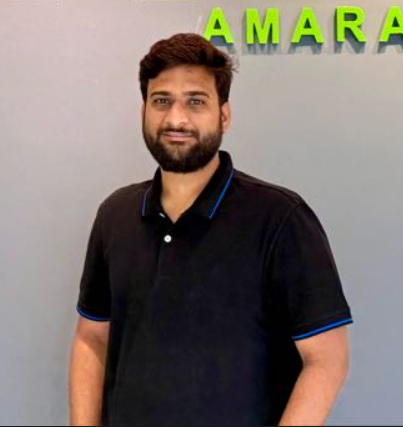
#> input picture krisi-vahana-dashboard/src/assets/cbdo.png, 403 x 427 px, found by its file name; its folder holds 4 pictures in this run
$ python resize_img.py
#> lines starting #> are read from the running program, lines starting #| are printed output that depends on the picture
import cv2
import os
from tqdm import tqdm

# ====== PATHS UPDATED FOR YOUR PROJECT ======
# Pointing to your local assets folder
SOURCE = r"C:\Tomato_detector\krisi-vahana-dashboard\src\assets"
# Saving them back to the same folder or a new 'resized' folder
DEST = r"C:\Tomato_detector\krisi-vahana-dashboard\src\assets\resized"

# Updated size to 896 as requested
TARGET_SIZE = 896

# Create output folder
os.makedirs(DEST, exist_ok=True)

# Get all images in the source folder
files = [f for f in os.listdir(SOURCE)
         if f.lower().endswith((".jpg", ".jpeg", ".png", ".bmp", ".heic"))]

print(f"Found {len(files)} images in {SOURCE}.")

# Process and resize
for file in tqdm(files, desc="Resizing to 896px"):
    in_path = os.path.join(SOURCE, file)
    img = cv2.imread(in_path)
#> img is the input picture: shape (427, 403, 3); mean B, G, R 110.3, 116.4, 126.3

    if img is None:
        print(f"Skipping: {file} (could not read)")
        continue

    # Resize to square (896 x 896)
    img = cv2.resize(img, (TARGET_SIZE, TARGET_SIZE))
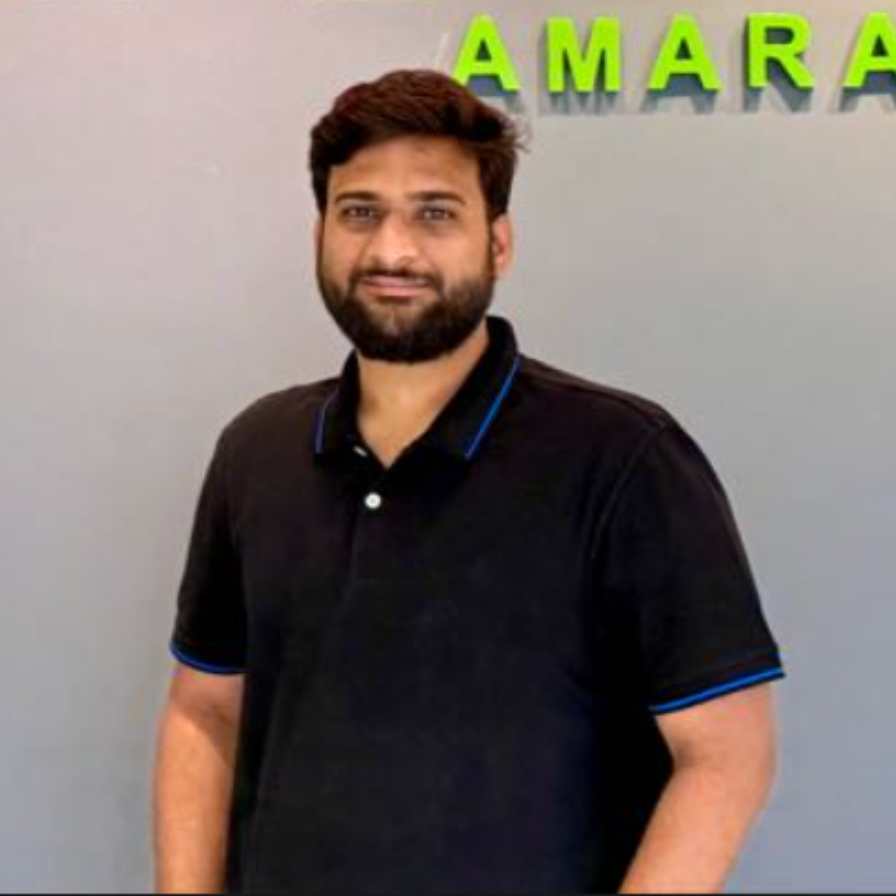
#> img: shape (896, 896, 3); mean B, G, R 110.2, 116.3, 126.2

    # Save as JPG with good quality
    # Note: Using .jpg extension for the output to ensure consistency
    file_name_only = os.path.splitext(file)[0]
    out_path = os.path.join(DEST, f"{file_name_only}.jpg")

    cv2.imwrite(out_path, img, [cv2.IMWRITE_JPEG_QUALITY, 90])
#> pass 2 of the loop `for file in tqdm(files, desc="Resizing to 896px"):`:
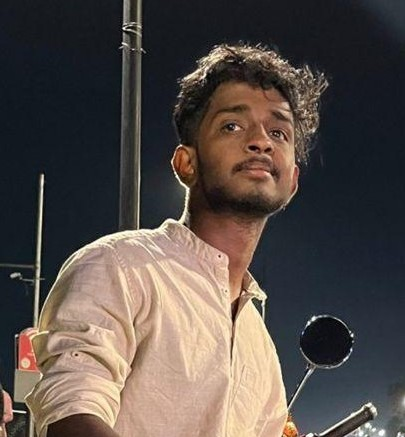
#> input picture krisi-vahana-dashboard/src/assets/ceo.jpeg, 405 x 437 px, found by its file name
#> img is the input picture: shape (437, 405, 3); mean B, G, R 72.5, 77.4, 86.5
#> `img = cv2.resize(img, (TARGET_SIZE, TARGET_SIZE))`:
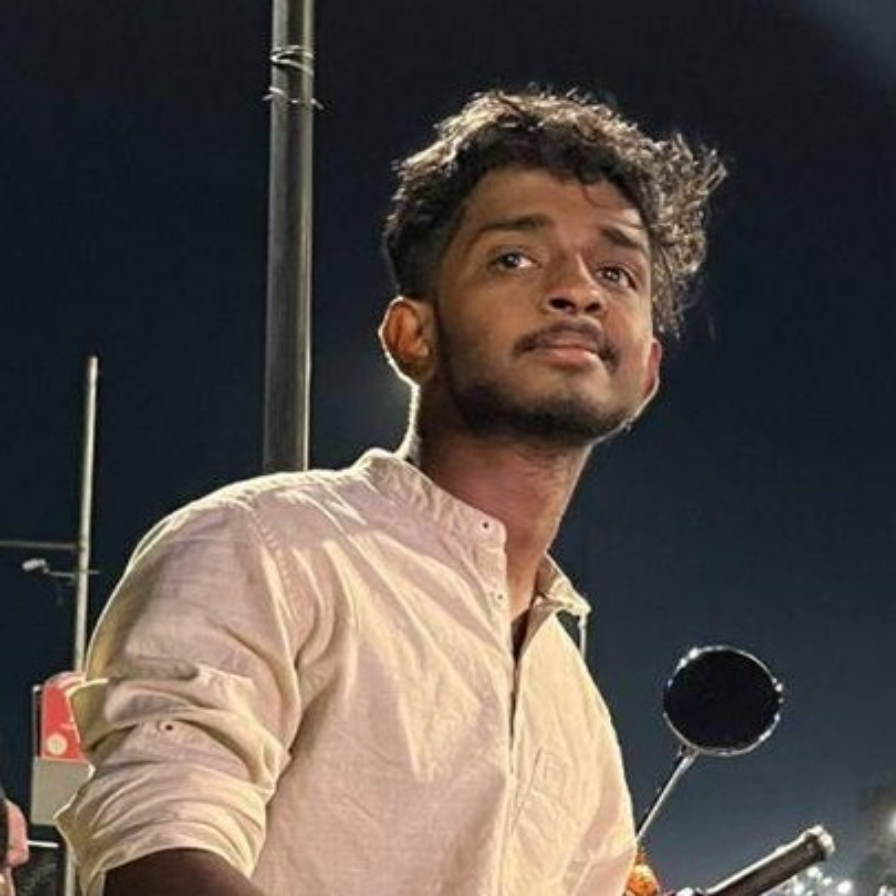
#> img: shape (896, 896, 3); mean B, G, R 72.4, 77.3, 86.4
#> pass 3 of the loop `for file in tqdm(files, desc="Resizing to 896px"):`:
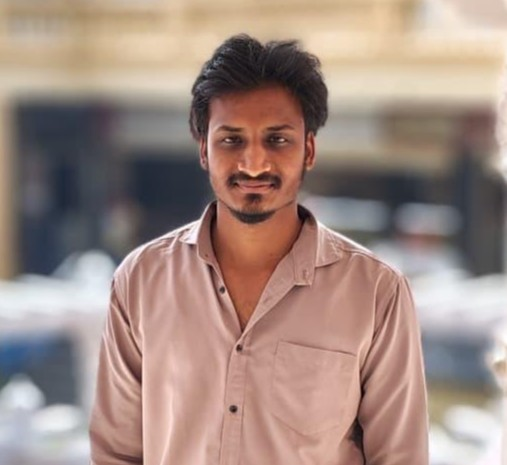
#> input picture krisi-vahana-dashboard/src/assets/coo.jpeg, 507 x 465 px, found by its file name
#> img is the input picture: shape (465, 507, 3); mean B, G, R 130.8, 139.3, 161.2
#> `img = cv2.resize(img, (TARGET_SIZE, TARGET_SIZE))`:
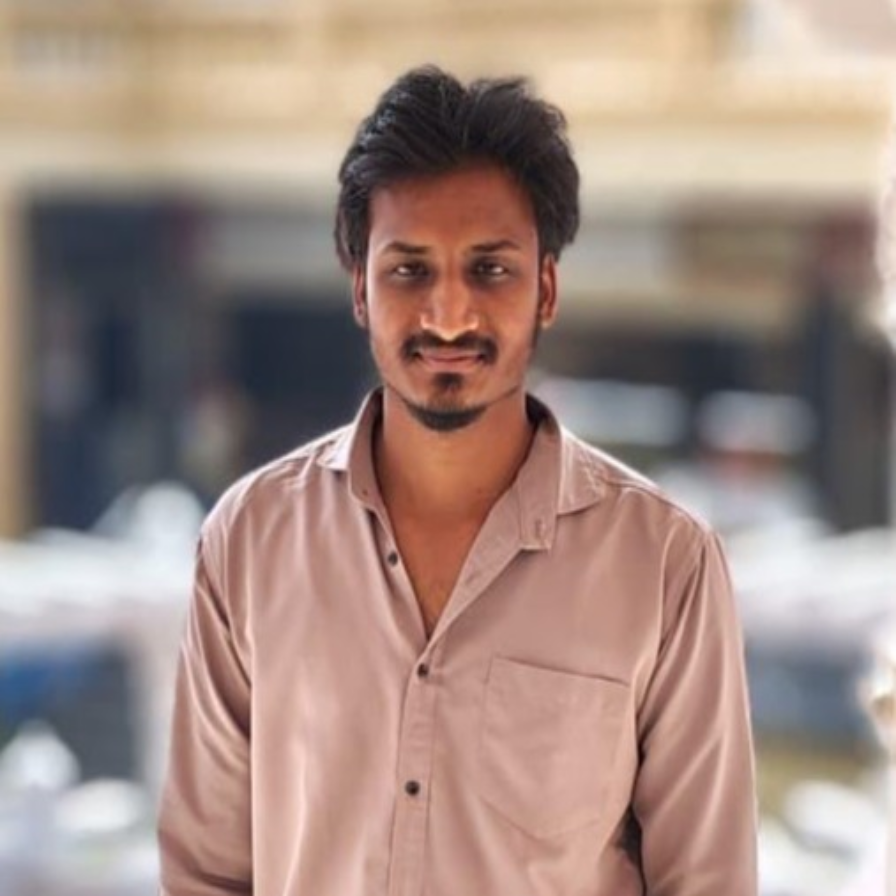
#> img: shape (896, 896, 3); mean B, G, R 130.7, 139.2, 161.1
#> the loop made 4 passes; the first 3 are shown

print("\n✔ Done! All images resized to 896x896.")
print("Saved to:", os.path.abspath(DEST))
